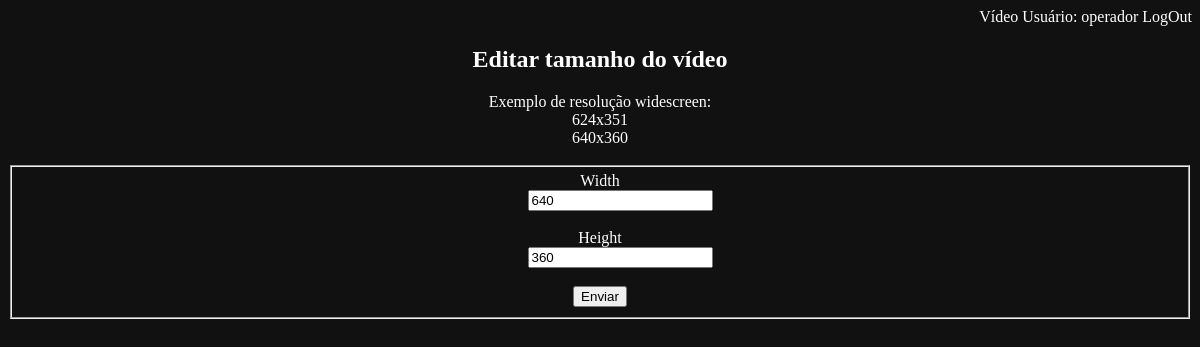
The page /config_edit_size?id=1 (signed in) on the database its author committed.
### models.py (models this page shows, shortened)
class UserModel(UserMixin, db.Model):
    __tablename__ = "user"
    id = db.Column(db.Integer, primary_key=True)
    username = db.Column(db.Text(), unique=True)
    email = db.Column(db.Text(), unique=True)
    password = db.Column(db.Text())
    isadmin = db.Column(db.Integer)

class ConfigModel(db.Model):
    __tablename__ = "config"
    id = db.Column(db.Integer, primary_key=True)
    orientacao = db.Column(db.Text())
    width = db.Column(db.Text())
    height = db.Column(db.Text())

### app.py (the view)
@app.route('/config_edit_size', methods=['GET', 'POST'])
@login_required
def config_edit_size():
    crud = Crud()
    id=request.args.get('id')
    config = crud.retrieve_one(id, ConfigModel)
    form = SizeForm(width=config.width, height=config.height)
    if form.validate_on_submit():
        config.set_width(form.width.data)
        config.set_height(form.height.data)
        crud.update('')
        return redirect(url_for('config'))
    return render_template('config_edit_size.html', form=form)

### forms.py
class SizeForm(FlaskForm):
    id = HiddenField('id')
    width = StringField('Width', validators=[DataRequired()])
    height = StringField('Height', validators=[DataRequired()])
    submit = SubmitField('Enviar')

### app.py (called while the page is built)
@app.after_request
def add_header(response):
    response.headers['X-UA-Compatible'] = 'IE=Edge,chrome=1'
    response.headers['Cache-Control'] = 'no-cache, no-store, must-revalidate'
    response.headers['Pragma'] = 'no-cache'
    response.headers['Expires'] = '0'
    return response

### blueprints/login/login_bp.py (called while the page is built)
@login_manager.user_loader
def load_user(user_id):
    return UserModel.query.get(user_id)

### crud.py (called while the page is built)
    def retrieve_one(self, id, ClassModel):
        try:
            query = ClassModel.query.filter_by(id=id).first()
        except:
            flash("Erro na busca")
        return query

### templates/config_edit_size.html (shortened to what this page needs)
{% extends "template.html" %}
{% block content %}
<h2>Editar tamanho do vídeo</h2>
Exemplo de resolução widescreen:<br>
624x351<br>
640x360<br><br>
<div class="form">
  {% from "_formhelpers.html" import render_field %}
  <form method="POST">
    <fieldset>
      {{ render_field(form.width) }}
      {{ render_field(form.height) }}
      {{ form.submit }}
    </fieldset>
  </form>
</div>
{% endblock %}

### templates/template.html (shortened to what this page needs)
<!DOCTYPE html>
<html lang="pt-br" dir="ltr">
<head>
  <link rel="stylesheet" type="text/css" href="{{ url_for('static', filename='css/template.css') }}">
</head>
<body>
  <div class="menu">
    {% if current_user.is_authenticated %}
      <a href="{{ url_for('video') }}">Vídeo</a>
      Usuário: {{ current_user.username }}
      <a href="{{ url_for('login_bp.logout') }}">LogOut</a>
    {% endif %}
  </div>
  <div class="content">
    {% block content %}
    {% endblock %}
  </div>
</body>
</html>

### templates/_formhelpers.html (shortened to what this page needs)
{% macro render_field(field) %}
  <dt>{{ field.label }} <br>
  <dd>{{ field(**kwargs)|safe }} <br><br>
  </dd>
{% endmacro %}

### static/css/template.css (style rules this page uses)
body { background-color: #111111; color: #ffffff; }
h1, h2, h3, h4, h5, h6 { color: #ffffff;; }
a { color: #ffffff; text-decoration: none; }
.menu { text-align: right; }
.content { text-align: center; }

### rows shown on the page
UserModel: username "operador"
ConfigModel: width "640", height "360"

### other values the page prints
{{ field.label }} "Width Height"
